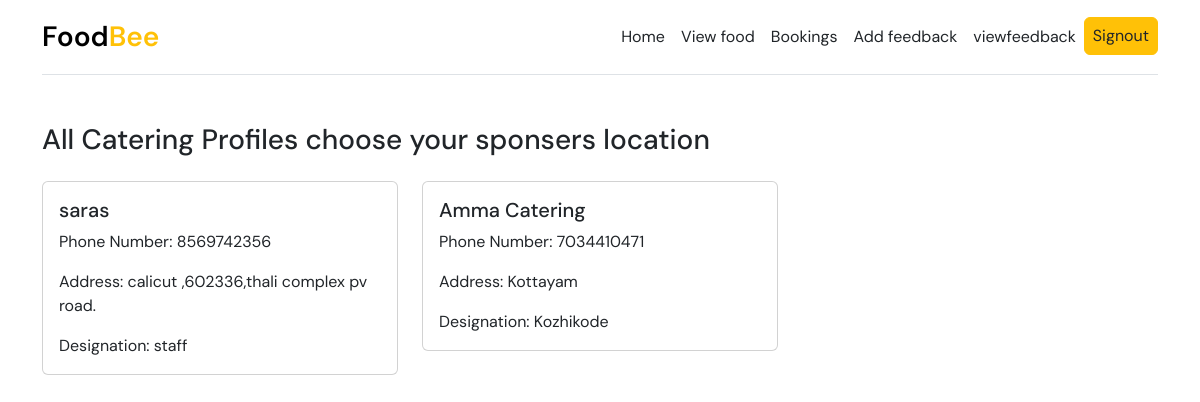
Screenshot of /sponsors/ with the database file from the repository.
### catering/models.py (models this page shows, shortened)
class CateringProfile(models.Model):
    user = models.OneToOneField(User, on_delete=models.CASCADE,null=True,blank=True)
    Phone_Number = models.IntegerField()
    Address = models.CharField(max_length=250)
    Catering_Name = models.CharField(max_length=250)
    Designation = models.CharField(max_length=250)

### users/views.py (the view)
# urls.py: path('sponsors/', views.view_sponsors, name='sponsors_page'),
def view_sponsors(request):
    profiles = CateringProfile.objects.all().order_by("-id")
    return render(request, 'user/sponsors.html', {'profiles': profiles})

### templates/user/sponsors.html
{% extends "user/viewpage.html" %}
{% load static %}
{% block content %}
<div class="container">
    <h3 class="mt-5 mb-4">All Catering Profiles choose your sponsers location</h3>
    <div class="row">
        {% for profile in profiles %}
            <div class="col-md-4 mb-4">
                <div class="card">
                    <div class="card-body">
                        <h5 class="card-title">{{ profile.Catering_Name }}</h5>
                        <p class="card-text">Phone Number: {{ profile.Phone_Number }}</p>
                        <p class="card-text">Address: {{ profile.Address }}</p>
                        <p class="card-text">Designation: {{ profile.Designation }}</p>
                    </div>
                </div>
            </div>
        {% endfor %}
    </div>
</div>
{% endblock %}

### templates/user/viewpage.html (style rules this page uses)
body { font-family: "DM Sans"; }

### rows the page displays
CateringProfile: Catering_Name "saras", Phone_Number "8569742356", Address "calicut ,602336,thali complex pv road.", Designation "staff"
CateringProfile: Catering_Name "Amma Catering", Phone_Number "7034410471", Address "Kottayam", Designation "Kozhikode"
